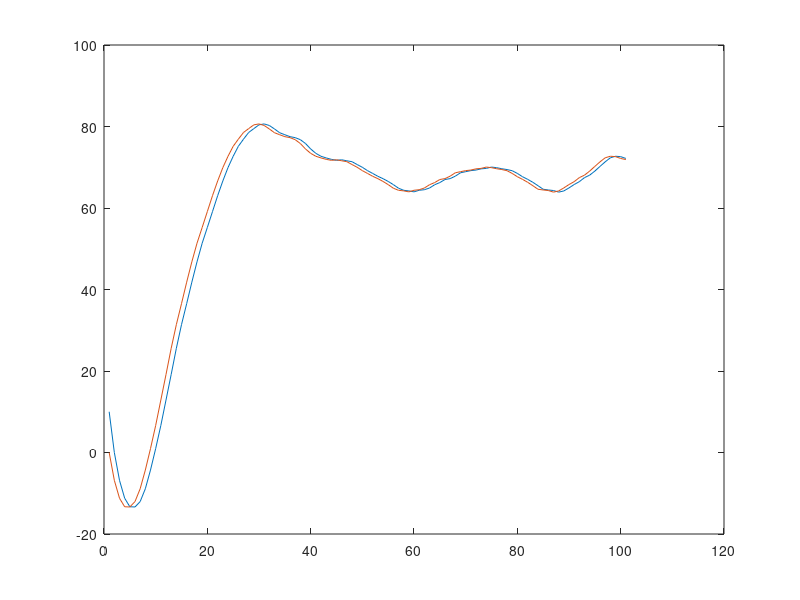

The MATLAB source for this figure: (Note: this script raises an error after producing the figure.)
%VI-based method
clc; clear all; close all; 
%% load data from system identification file
A = [0 1;
     -2*rand(1) 5*rand(1)];
B = [0;
     1];
D = [0;
     rand(1)];

N=100;
x = zeros(2,N);
x(:,1) = [10;0];

K0 = place(A,B,[0.9+0.1i,0.9-0.1i]);
Q = eye(2);
R = 1;
[Kstar,Pstar,~] = dlqr(A,B,Q,R);
for i =1 : N
    u(:,i) =  -K0*x(:,i) + rand(1);
    x(:,i+1) = A*x(:,i) + B*u(:,i) + D; 
end
figure(1);
plot(1:length(x), x(:,:));


rho = ones(1,N+1);
Nsample_total = length(x);
Number_sample_need = 20;
Rand_samples = randsample(Nsample_total-1,Number_sample_need);

%% learning phase 1: compute K P
K=K0;P_1=zeros(2);index=1;errorK=[];errorP=[];INDEX=[];
while(1) 
Psi=[];Phi=[];YY=[];test=[];TEST=[];

%random select j
%rng(0,'twister');
for i=1:length(Rand_samples)
    j= Rand_samples(i);

Gamma_Kx=(K*x(:,j))^2;
Gamma_u=u(:,j)^2;
Gamma_xu=transpose(kron(x(:,j),u(:,j)));
Gamma_xx=transpose(kron(x(:,j),x(:,j)));
temp2=kron(x(:,j)',x(:,j)')-kron(x(:,j+1)',x(:,j+1)'); %sign is opposite to the definition 

%dim(delta_xx) = 2*(2+1)/2 = 3
delta_xx=temp2(1,[1:2,4]);

Gamma_rhox=transpose(kron(rho(:,j),x(:,j)));
Gamma_rhou=transpose(kron(rho(:,j),u(:,j)));
Gamma_rho=rho(:,j)^2;

Psi=[Psi;[Gamma_u-Gamma_Kx,2*(Gamma_xu+Gamma_xx*(kron(eye(2),K'))),delta_xx,2*Gamma_rhox,2*Gamma_rhou,Gamma_rho]];
%Psi=[Psi;[Gamma_u-Gamma_Kx,2*(Gamma_xu+Gamma_xx*(kron(eye(2),K'))),delta_xx]];
Phi=[Phi;x(:,j)'*Q*x(:,j)+x(:,j)'*K'*R*K*x(:,j)];
end

%rank(X) should be 15
rank(Psi);
pp=(Psi\Phi);
% pp=pinv(X)*Y;%dim(pp)

BPB = pp(1);
BPA = pp (2:3)';
K=inv((R+BPB))*BPA;




%temp5 = half Pbar
l=4;
for m = 1:2
    for n=m:2
        temp5(m,n)=pp(l)/2;
        l=l+1;
    end
end
P=temp5+temp5';

APD = pp(7:8);
% APD_star = A'*Pstar*D;
BPD = pp(9);
% BPD_star = B'*Pstar*D;
DPD = pp(10);
% DPD_star = D'*Pstar*D;

INDEX=[INDEX;[index]];
index;
errorK=[errorK;[norm(K-Kstar)]];
errorP=[errorP;[norm(P-Pstar)]];
if ((norm(P-P_1)<10e-5)||(index>50))    
    %disp('meet the converngent requirement and the norm of the P_k-P_{k-1} is')
    vpa(K,5);
    vpa(P,5) ; 
    indexf = index;
    break
end   
P_1=P;index=index+1;  
end
% K learning phase ends

%% output regulation
C = [1 0];
Null_C = null(C);
%% i = 1
Y1 = Null_C(:,1);
x1 = x - Y1*1*ones(1,length(x));
Psi=[];Phi=[];YY=[];
for i=1:length(Rand_samples)
    j= Rand_samples(i);

Gamma_Kx1=(K*x1(:,j))^2;
Gamma_u=u(:,j)^2;
Gamma_x1u=transpose(kron(x1(:,j),u(:,j)));
Gamma_x1x1=transpose(kron(x1(:,j),x1(:,j)));
temp2=kron(x1(:,j)',x1(:,j)')-kron(x1(:,j+1)',x1(:,j+1)'); %sign is opposite to the definition 

%dim(delta_x1x1) = 2*(2+1)/2 = 3
delta_x1x1=temp2(1,[1:2,4]);

Gamma_rhox1=transpose(kron(rho(:,j),x1(:,j)));
Gamma_rhou=transpose(kron(rho(:,j),u(:,j)));
Gamma_rho=rho(:,j)^2;

Psi=[Psi;[Gamma_u-Gamma_Kx1,2*(Gamma_x1u+Gamma_x1x1*(kron(eye(2),K'))),delta_x1x1,2*Gamma_rhox1,2*Gamma_rhou,Gamma_rho]];
%Psi=[Psi;[Gamma_u-Gamma_Kx1,2*(Gamma_x1u+Gamma_x1x1*(kron(eye(2),K'))),delta_x1x1]];
Phi=[Phi;x1(:,j)'*Q*x1(:,j)+x1(:,j)'*K'*R*K*x1(:,j)];
end
rank(Psi);
pp=(Psi\Phi);
%% check APE1
APE1 = pp(7:8);
APS1 = APD - APE1;
% E1 = D-Y1+A*Y1;
% APE1_star = A'*Pstar*E1;

K
Kstar
%%
APB = BPA';
AA = [-APS1 APB];
BB = -APD;
alphaU = inv(AA)*BB;
alpha1 = alphaU(1);
U = alphaU(2);
X = alpha1*Y1;
L = U+K*X

AA = [A-eye(2) B; C 0];
%AA = [A-eye(3) B; C 0];
BB = [-D ; 0];
XU = inv(AA)*BB;
Xstar = XU(1:2);
Ustar = XU(3);
Lstar = Ustar + Kstar*Xstar